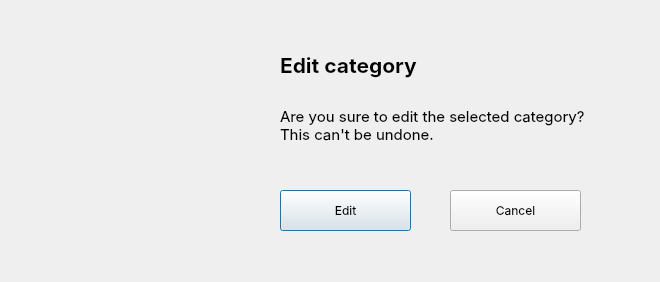
<?xml version="1.0" encoding="UTF-8"?>
<ui version="4.0">
 <class>Dialog</class>
 <widget class="QDialog" name="Dialog">
  <property name="geometry">
   <rect>
    <x>0</x>
    <y>0</y>
    <width>660</width>
    <height>282</height>
   </rect>
  </property>
  <property name="windowTitle">
   <string>Dialog</string>
  </property>
  <widget class="QLabel" name="label">
   <property name="geometry">
    <rect>
     <x>40</x>
     <y>40</y>
     <width>200</width>
     <height>200</height>
    </rect>
   </property>
   <property name="text">
    <string/>
   </property>
   <property name="pixmap">
    <pixmap>edit_warning.png</pixmap>
   </property>
   <property name="scaledContents">
    <bool>true</bool>
   </property>
  </widget>
  <widget class="QPushButton" name="edit_btn">
   <property name="geometry">
    <rect>
     <x>280</x>
     <y>190</y>
     <width>131</width>
     <height>41</height>
    </rect>
   </property>
   <property name="font">
    <font>
     <family>SF Pro Display</family>
     <pointsize>9</pointsize>
    </font>
   </property>
   <property name="text">
    <string>Edit</string>
   </property>
   <property name="default">
    <bool>false</bool>
   </property>
   <property name="flat">
    <bool>false</bool>
   </property>
  </widget>
  <widget class="QPushButton" name="pushButton_2">
   <property name="geometry">
    <rect>
     <x>450</x>
     <y>190</y>
     <width>131</width>
     <height>41</height>
    </rect>
   </property>
   <property name="font">
    <font>
     <family>SF Pro Display</family>
     <pointsize>9</pointsize>
    </font>
   </property>
   <property name="text">
    <string>Cancel</string>
   </property>
  </widget>
  <widget class="QLabel" name="label_2">
   <property name="geometry">
    <rect>
     <x>280</x>
     <y>30</y>
     <width>391</width>
     <height>71</height>
    </rect>
   </property>
   <property name="font">
    <font>
     <family>SF Pro Display</family>
     <pointsize>16</pointsize>
     <weight>75</weight>
     <bold>true</bold>
    </font>
   </property>
   <property name="text">
    <string>Edit category</string>
   </property>
  </widget>
  <widget class="QLabel" name="label_3">
   <property name="geometry">
    <rect>
     <x>280</x>
     <y>90</y>
     <width>391</width>
     <height>71</height>
    </rect>
   </property>
   <property name="font">
    <font>
     <family>SF Pro Display</family>
     <pointsize>11</pointsize>
     <weight>50</weight>
     <bold>false</bold>
    </font>
   </property>
   <property name="text">
    <string>&lt;html&gt;&lt;head/&gt;&lt;body&gt;&lt;p&gt;Are you sure to edit the selected category?&lt;br/&gt;This can't be undone.&lt;/p&gt;&lt;/body&gt;&lt;/html&gt;</string>
   </property>
  </widget>
 </widget>
 <resources/>
 <connections/>
</ui>
